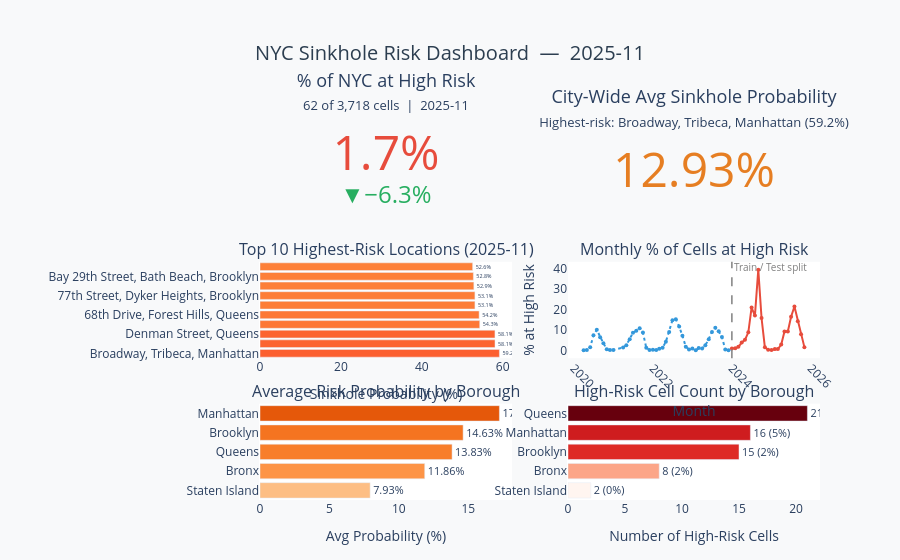

The cell this chart's notebook holds for it:
### Code cell
# ── City-level KPIs ──────────────────────────────────────────────────────────
total_cells   = len(df_latest)
n_at_risk_now = int(df_latest['prediction'].sum())
pct_at_risk   = n_at_risk_now / total_cells * 100
avg_prob      = df_latest['sinkhole_probability'].mean()
top1          = df_latest.iloc[0]

# ── Top 10 highest-risk cells ────────────────────────────────────────────────
top10 = df_latest.head(10).copy()
top10['label'] = top10['location_label']

# ── Build dashboard (5 panels) ───────────────────────────────────────────────
fig = make_subplots(
    rows=3, cols=2,
    specs=[
        [{'type': 'indicator'}, {'type': 'indicator'}],
        [{'type': 'xy'},        {'type': 'xy'}],
        [{'type': 'xy'},        {'type': 'xy'}],
    ],
    subplot_titles=(
        '', '',
        f'Top 10 Highest-Risk Locations ({latest_month})',
        'Monthly % of Cells at High Risk',
        'Average Risk Probability by Borough',
        'High-Risk Cell Count by Borough',
    ),
    vertical_spacing  = 0.12,
    horizontal_spacing= 0.10,
)

# Row 1 — KPI gauges
fig.add_trace(go.Indicator(
    mode  = 'number+delta',
    value = pct_at_risk,
    title = dict(text='% of NYC at High Risk<br><span style="font-size:13px">'
                      f'{n_at_risk_now:,} of {total_cells:,} cells  |  {latest_month}</span>',
                 font=dict(size=18)),
    number= dict(suffix='%', valueformat='.1f', font=dict(size=48, color='#e74c3c')),
    delta = dict(reference=monthly_df.iloc[-2]['pct_at_risk'],
                 relative=False, valueformat='.1f', suffix='%',
                 increasing=dict(color='#e74c3c'), decreasing=dict(color='#27ae60')),
), row=1, col=1)

fig.add_trace(go.Indicator(
    mode  = 'number',
    value = avg_prob * 100,
    title = dict(text='City-Wide Avg Sinkhole Probability<br>'
                      f'<span style="font-size:13px">Highest-risk: {top1["location_label"]} ({top1["sinkhole_probability"]:.1%})</span>',
                 font=dict(size=18)),
    number= dict(suffix='%', valueformat='.2f', font=dict(size=48, color='#e67e22')),
), row=1, col=2)

# Row 2 left — Top 10 bar
fig.add_trace(go.Bar(
    x           = top10['sinkhole_probability'] * 100,
    y           = top10['label'],
    orientation = 'h',
    marker_color = top10['sinkhole_probability'],
    marker_colorscale='YlOrRd',
    marker_cmin=0, marker_cmax=1,
    text        = (top10['sinkhole_probability'] * 100).map('{:.1f}%'.format),
    textposition= 'outside',
    customdata  = top10['grid_id'],
    hovertemplate=(
        '<b>%{y}</b><br>'
        'Probability: %{x:.1f}%<br>'
        'Grid cell: %{customdata}<extra></extra>'
    ),
), row=2, col=1)

# Row 2 right — Trend line (split train/test)
for period, colour, dash in [('Train','#3498db','dot'), ('Test','#e74c3c','solid')]:
    sub = monthly_df[monthly_df['period'] == period]
    fig.add_trace(go.Scatter(
        x=sub['year_month'], y=sub['pct_at_risk'],
        mode='lines+markers', name=period,
        line=dict(color=colour, width=2, dash=dash),
        marker=dict(size=4),
        hovertemplate='%{x}<br>At-risk: %{y:.2f}%<extra>' + period + '</extra>',
    ), row=2, col=2)

# Cutoff line — add_vline fails on mixed-type subplot grids, use add_shape instead
fig.add_shape(
    type='line', x0='2024-01', x1='2024-01', y0=0, y1=1,
    xref='x2', yref='y2 domain',
    line=dict(dash='dash', color='grey', width=1.5),
)
fig.add_annotation(
    x='2024-01', y=1.04, xref='x2', yref='y2 domain',
    text='Train / Test split', showarrow=False,
    font=dict(size=10, color='grey'), xanchor='left',
)

# Row 3 left — Avg risk by borough
boro_sorted_avg = boro_stats.sort_values('avg_risk')
fig.add_trace(go.Bar(
    x=boro_sorted_avg['avg_risk'] * 100,
    y=boro_sorted_avg['borough'],
    orientation='h',
    marker_color=boro_sorted_avg['avg_risk'],
    marker_colorscale='Oranges', marker_cmin=0, marker_cmax=0.25,
    text=(boro_sorted_avg['avg_risk'] * 100).map('{:.2f}%'.format),
    textposition='outside',
    hovertemplate='<b>%{y}</b><br>Avg probability: %{x:.2f}%<extra></extra>',
), row=3, col=1)

# Row 3 right — High-risk count by borough
boro_sorted_n = boro_stats.sort_values('n_at_risk')
fig.add_trace(go.Bar(
    x=boro_sorted_n['n_at_risk'],
    y=boro_sorted_n['borough'],
    orientation='h',
    marker_color=boro_sorted_n['n_at_risk'],
    marker_colorscale='Reds', marker_cmin=0,
    text=boro_sorted_n.apply(
        lambda r: f'{int(r["n_at_risk"])} ({r["pct_at_risk"]:.0f}%)', axis=1),
    textposition='outside',
    hovertemplate='<b>%{y}</b><br>At-risk cells: %{x}<extra></extra>',
), row=3, col=2)

# ── Layout ───────────────────────────────────────────────────────────────────
fig.update_layout(
    title      = dict(
        text = f'NYC Sinkhole Risk Dashboard  —  {latest_month}',
        font = dict(size=20, color='#2c3e50'),
        x    = 0.5, xanchor='center',
    ),
    height     = 1050,
    showlegend = False,
    legend     = dict(x=0.72, y=0.62, bgcolor='rgba(255,255,255,0.8)'),
    plot_bgcolor  = 'white',
    paper_bgcolor = '#f8f9fa',
    margin     = dict(l=260, r=80, t=120, b=60),
)

# Axis labels
fig.update_xaxes(title_text='Sinkhole Probability (%)', row=2, col=1)
fig.update_xaxes(title_text='Month', row=2, col=2, tickangle=45)
fig.update_yaxes(title_text='% at High Risk', row=2, col=2)
fig.update_xaxes(title_text='Avg Probability (%)', row=3, col=1)
fig.update_xaxes(title_text='Number of High-Risk Cells', row=3, col=2)

# Save interactive HTML
out_dash_html = os.path.join(BASE, 'sinkhole_dashboard.html')
fig.write_html(out_dash_html, include_plotlyjs='cdn', full_html=True)
print(f'Dashboard HTML saved to {out_dash_html}')
fig.show()

### Figure 1 — Plotly figure (JSON) as saved in the notebook; plotly's stock layout.template omitted (floating-point values rounded to 4 significant figures)
{"data": [{"delta": {"decreasing": {"color": "#27ae60"}, "increasing": {"color": "#e74c3c"}, "reference": 7.961, "relative": false, "suffix": "%", "valueformat": ".1f"}, "domain": {"x": [0, 0.45], "y": [0.7467, 1]}, "mode": "number+delta", "number": {"font": {"color": "#e74c3c", "size": 48}, "suffix": "%", "valueformat": ".1f"}, "title": {"font": {"size": 18}, "text": "% of NYC at High Risk<br><span style=\"font-size:13px\">62 of 3,718 cells  |  2025-11</span>"}, "type": "indicator", "value": 1.668}, {"domain": {"x": [0.55, 1], "y": [0.7467, 1]}, "mode": "number", "number": {"font": {"color": "#e67e22", "size": 48}, "suffix": "%", "valueformat": ".2f"}, "title": {"font": {"size": 18}, "text": "City-Wide Avg Sinkhole Probability<br><span style=\"font-size:13px\">Highest-risk: Broadway, Tribeca, Manhattan (59.2%)</span>"}, "type": "indicator", "value": 12.93}, {"customdata": [824, 1786, 2225, 970, 2568, 1333, 767, 2172, 888, 1108], "hovertemplate": "<b>%{y}</b><br>Probability: %{x:.1f}%<br>Grid cell: %{customdata}<extra></extra>", "marker": {"cmax": 1, "cmin": 0, "color": [0.592, 0.5811, 0.5809, 0.5433, 0.5418, 0.5315, 0.5314, 0.5288, 0.5276, 0.5258], "colorscale": [[0, "rgb(255,255,204)"], [0.125, "rgb(255,237,160)"], [0.25, "rgb(254,217,118)"], [0.375, "rgb(254,178,76)"], [0.5, "rgb(253,141,60)"], [0.625, "rgb(252,78,42)"], [0.75, "rgb(227,26,28)"], [0.875, "rgb(189,0,38)"], [1, "rgb(128,0,38)"]]}, "orientation": "h", "text": ["59.2%", "58.1%", "58.1%", "54.3%", "54.2%", "53.1%", "53.1%", "52.9%", "52.8%", "52.6%"], "textposition": "outside", "type": "bar", "x": [59.2, 58.11, 58.09, 54.33, 54.18, 53.15, 53.14, 52.88, 52.76, 52.58], "xaxis": "x", "y": ["Broadway, Tribeca, Manhattan", "East 157th Street, The Bronx", "Denman Street, Queens", "8th Avenue, Manhattan Community Board 5, Manhattan", "68th Drive, Forest Hills, Queens", "Hopkins Street, Brooklyn", "77th Street, Dyker Heights, Brooklyn", "Evergreen Avenue, The Bronx", "Bay 29th Street, Bath Beach, Brooklyn", "Adelphi Street, Fort Greene, Brooklyn"], "yaxis": "y"}, {"hovertemplate": "%{x}<br>At-risk: %{y:.2f}%<extra>Train</extra>", "line": {"color": "#3498db", "dash": "dot", "width": 2}, "marker": {"size": 4}, "mode": "lines+markers", "name": "Train", "type": "scatter", "x": ["2020-04", "2020-05", "2020-06", "2020-07", "2020-08", "2020-09", "2020-10", "2020-11", "2020-12", "2021-01", "2021-04", "2021-05", "2021-06", "2021-07", "2021-08", "2021-09", "2021-10", "2021-11", "2021-12", "2022-01", "2022-02", "2022-03", "2022-04", "2022-05", "2022-06", "2022-07", "2022-08", "2022-09", "2022-10", "2022-11", "2022-12", "2023-01", "2023-02", "2023-03", "2023-04", "2023-05", "2023-06", "2023-07", "2023-08", "2023-09", "2023-10", "2023-11", "2023-12"], "xaxis": "x2", "y": [0.1076, 0.269, 1.56, 7.45, 10.11, 6.536, 3.577, 0.5917, 0.2152, 0.3228, 1.425, 2.582, 5.514, 8.714, 9.656, 10.89, 8.795, 1.345, 0.2152, 0.3497, 0.3228, 0.9145, 1.399, 4.276, 9.091, 14.82, 15.25, 11.78, 7.262, 1.856, 0.5379, 1.049, 0.1614, 1.21, 0.9683, 2.609, 5.541, 9.091, 11.08, 9.387, 6.563, 0.511, 0.1883], "yaxis": "y2"}, {"hovertemplate": "%{x}<br>At-risk: %{y:.2f}%<extra>Test</extra>", "line": {"color": "#e74c3c", "dash": "solid", "width": 2}, "marker": {"size": 4}, "mode": "lines+markers", "name": "Test", "type": "scatter", "x": ["2024-01", "2024-02", "2024-03", "2024-04", "2024-05", "2024-06", "2024-07", "2024-08", "2024-09", "2024-10", "2024-11", "2024-12", "2025-01", "2025-02", "2025-03", "2025-04", "2025-05", "2025-06", "2025-07", "2025-08", "2025-09", "2025-10", "2025-11"], "xaxis": "x2", "y": [0.9952, 1.076, 1.802, 3.9, 5.218, 8.876, 20.95, 17.08, 39.46, 15.87, 1.56, 0.3765, 0.3228, 0.7262, 0.7531, 2.905, 9.306, 9.279, 16.49, 21.49, 14.34, 7.961, 1.668], "yaxis": "y2"}, {"hovertemplate": "<b>%{y}</b><br>Avg probability: %{x:.2f}%<extra></extra>", "marker": {"cmax": 0.25, "cmin": 0, "color": [0.07933, 0.1186, 0.1383, 0.1463, 0.1724], "colorscale": [[0, "rgb(255,245,235)"], [0.125, "rgb(254,230,206)"], [0.25, "rgb(253,208,162)"], [0.375, "rgb(253,174,107)"], [0.5, "rgb(253,141,60)"], [0.625, "rgb(241,105,19)"], [0.75, "rgb(217,72,1)"], [0.875, "rgb(166,54,3)"], [1, "rgb(127,39,4)"]]}, "orientation": "h", "text": ["7.93%", "11.86%", "13.83%", "14.63%", "17.24%"], "textposition": "outside", "type": "bar", "x": [7.933, 11.86, 13.83, 14.63, 17.24], "xaxis": "x3", "y": ["Staten Island", "Bronx", "Queens", "Brooklyn", "Manhattan"], "yaxis": "y3"}, {"hovertemplate": "<b>%{y}</b><br>At-risk cells: %{x}<extra></extra>", "marker": {"cmin": 0, "color": [2, 8, 15, 16, 21], "colorscale": [[0, "rgb(255,245,240)"], [0.125, "rgb(254,224,210)"], [0.25, "rgb(252,187,161)"], [0.375, "rgb(252,146,114)"], [0.5, "rgb(251,106,74)"], [0.625, "rgb(239,59,44)"], [0.75, "rgb(203,24,29)"], [0.875, "rgb(165,15,21)"], [1, "rgb(103,0,13)"]]}, "orientation": "h", "text": ["2 (0%)", "8 (2%)", "15 (2%)", "16 (5%)", "21 (2%)"], "textposition": "outside", "type": "bar", "x": [2, 8, 15, 16, 21], "xaxis": "x4", "y": ["Staten Island", "Bronx", "Brooklyn", "Manhattan", "Queens"], "yaxis": "y4"}], "layout": {"annotations": [{"font": {"size": 16}, "showarrow": false, "text": "Top 10 Highest-Risk Locations (2025-11)", "x": 0.225, "xanchor": "center", "xref": "paper", "y": 0.6267, "yanchor": "bottom", "yref": "paper"}, {"font": {"size": 16}, "showarrow": false, "text": "Monthly % of Cells at High Risk", "x": 0.775, "xanchor": "center", "xref": "paper", "y": 0.6267, "yanchor": "bottom", "yref": "paper"}, {"font": {"size": 16}, "showarrow": false, "text": "Average Risk Probability by Borough", "x": 0.225, "xanchor": "center", "xref": "paper", "y": 0.2533, "yanchor": "bottom", "yref": "paper"}, {"font": {"size": 16}, "showarrow": false, "text": "High-Risk Cell Count by Borough", "x": 0.775, "xanchor": "center", "xref": "paper", "y": 0.2533, "yanchor": "bottom", "yref": "paper"}, {"font": {"color": "grey", "size": 10}, "showarrow": false, "text": "Train / Test split", "x": "2024-01", "xanchor": "left", "xref": "x2", "y": 1.04, "yref": "y2 domain"}], "autosize": true, "legend": {"bgcolor": "rgba(255,255,255,0.8)", "x": 0.72, "y": 0.62}, "margin": {"b": 60, "l": 260, "r": 80, "t": 120}, "paper_bgcolor": "#f8f9fa", "plot_bgcolor": "white", "shapes": [{"line": {"color": "grey", "dash": "dash", "width": 1.5}, "type": "line", "x0": "2024-01", "x1": "2024-01", "xref": "x2", "y0": 0, "y1": 1, "yref": "y2 domain"}], "showlegend": false, "title": {"font": {"color": "#2c3e50", "size": 20}, "text": "NYC Sinkhole Risk Dashboard  —  2025-11", "x": 0.5, "xanchor": "center"}, "xaxis": {"anchor": "y", "autorange": true, "domain": [0, 0.45], "range": [0, 62.31], "title": {"text": "Sinkhole Probability (%)"}, "type": "linear"}, "xaxis2": {"anchor": "y2", "autorange": true, "domain": [0.55, 1], "range": ["2019-03-18 22:30:31.653", "2026-11-15 01:29:28.347"], "tickangle": 45, "title": {"text": "Month"}, "type": "date"}, "xaxis3": {"anchor": "y3", "autorange": true, "domain": [0, 0.45], "range": [0, 18.15], "title": {"text": "Avg Probability (%)"}, "type": "linear"}, "xaxis4": {"anchor": "y4", "autorange": true, "domain": [0.55, 1], "range": [0, 22.11], "title": {"text": "Number of High-Risk Cells"}, "type": "linear"}, "yaxis": {"anchor": "x", "autorange": true, "domain": [0.3733, 0.6267], "range": [-0.5, 9.5], "type": "category"}, "yaxis2": {"anchor": "x2", "autorange": true, "domain": [0.3733, 0.6267], "range": [-2.76, 42.32], "title": {"text": "% at High Risk"}, "type": "linear"}, "yaxis3": {"anchor": "x3", "autorange": true, "domain": [0, 0.2533], "range": [-0.5, 4.5], "type": "category"}, "yaxis4": {"anchor": "x4", "autorange": true, "domain": [0, 0.2533], "range": [-0.5, 4.5], "type": "category"}}}
